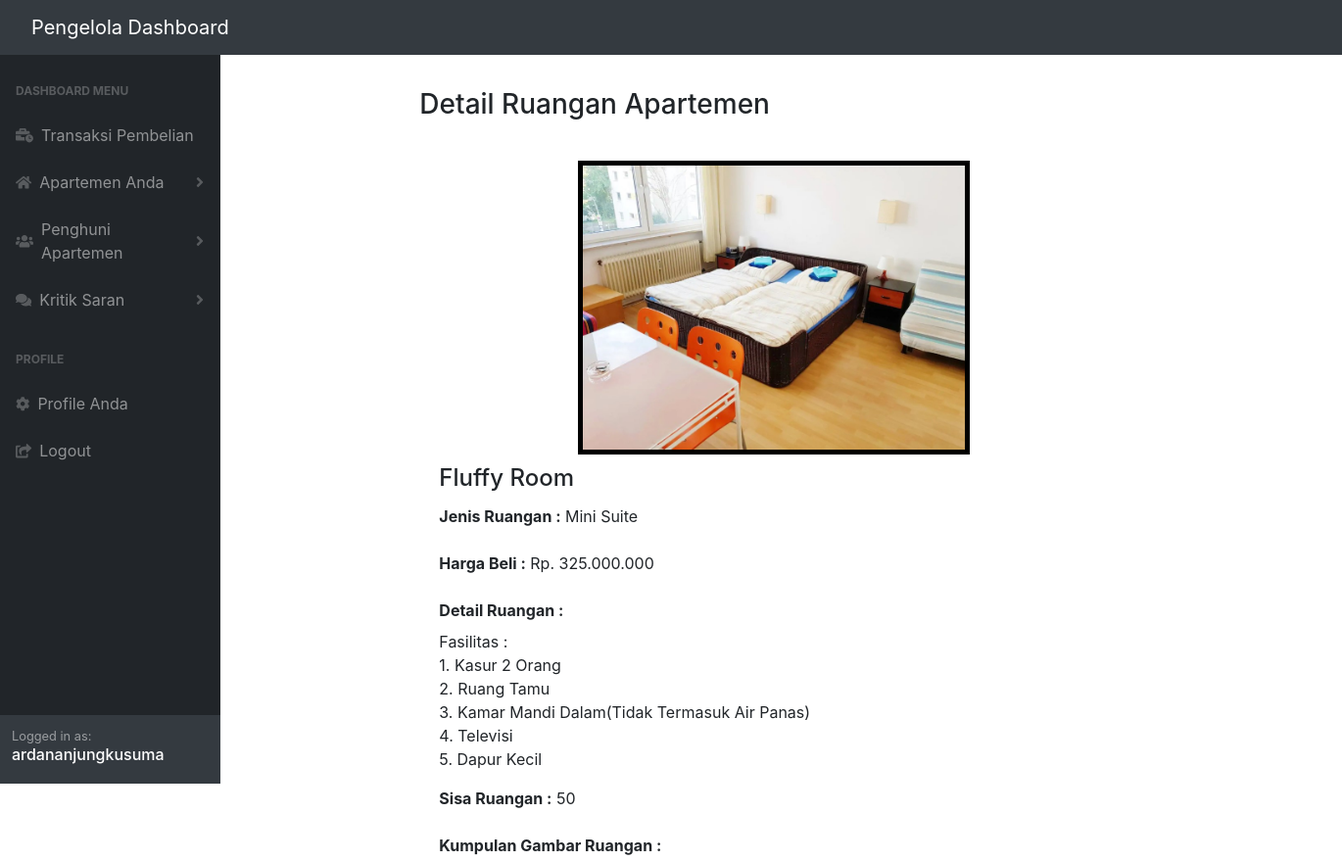
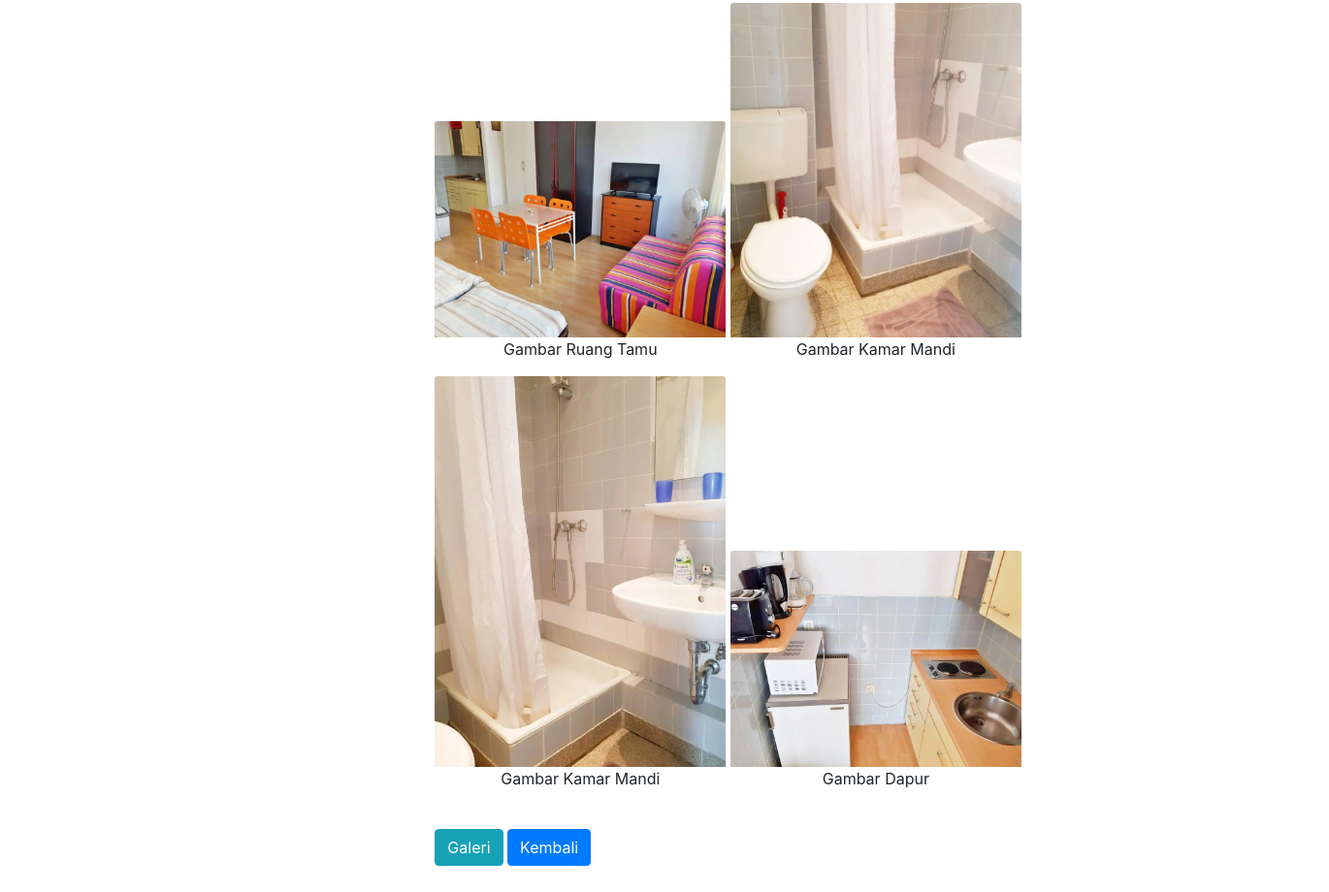
Page /detail-ruang-apartemen-anda.php?id_ruangan=1 (signed in) on the committed database (2 pictures, top to bottom).
### tables this page shows
CREATE TABLE `ruangan_apartemen` (
  `id_ruangan` int(11) NOT NULL,
  `id_apartemen` int(11) NOT NULL,
  `id_pengelola` int(11) NOT NULL,
  `nama` varchar(255) NOT NULL,
  `jenis_ruangan` varchar(250) NOT NULL,
  `harga_beli` bigint(20) NOT NULL,
  `detail_ruangan` text NOT NULL,
  `sisa_ruang_apartemen` int(10) NOT NULL,
  `gambar_utama` text NOT NULL
);

CREATE TABLE `gambar_apartemen` (
  `id_gambar` int(11) NOT NULL,
  `id_ruangan` int(11) NOT NULL,
  `gambar` text NOT NULL,
  `deskripsi_singkat` varchar(50) NOT NULL DEFAULT 'Image'
);

### detail-ruang-apartemen-anda.php (the view, shortened to what this page needs)
<?php
include 'connection.php';
if ($_SESSION['status_login'] == 'pengelola_login') {
    $id_ruangan = $_GET['id_ruangan'];
    include 'header-pengelola-dashboard.php';
?>
    <div class="container" style="padding: 20px; margin: 10 px auto; margin-left: 220px; margin-right: auto;margin-top:50px;">
        <div class="row">
            <div class="col-md-8" style="margin: 0 auto;">
                <h3 style="margin-top:20px;margin-bottom: 20px">Detail Ruangan Apartemen</h3>
                <ul class="list-group">
                    <?php
                    $queryDetailApartemen = "select * from ruangan_apartemen where id_ruangan = '$id_ruangan'";
                    $resultDetailApartemen = mysqli_query($connect, $queryDetailApartemen);
                    while ($apartemen = mysqli_fetch_array($resultDetailApartemen)) {
                    ?>
                        <div class="card-body">
                            <center>
                                <img src="<?= $apartemen['gambar_utama'] ?>" style="width: 400px;border: 5px solid black;">
                            </center>
                            <h4 style="margin-top: 10px;" class="card-title"><?= $apartemen['nama'] ?> Room</h4>
                            <p class="card-text">
                                <label for=""><b>Jenis Ruangan : </b></label>
                                <?= $apartemen['jenis_ruangan']; ?>
                            </p>
                            <p class="card-text">
                                <label for=""><b>Harga Beli :</b></label>
                                Rp. <?= number_format($apartemen['harga_beli'], 0, ',', '.');; ?>
                            </p>
                            <p class="card-text">
                                <label for=""><b>Detail Ruangan : </b></label><br>
                                <span style="white-space: pre-line"><?= $apartemen['detail_ruangan']; ?></span>
                            </p>
                            <p class="card-text">
                                <label for=""><b>Sisa Ruangan :</b></label>
                                <?= $apartemen['sisa_ruang_apartemen']; ?>
                            </p>
                            <label for=""><b>Kumpulan Gambar Ruangan :</b></label><br>
                            <?php
                            $queryGambarRuangan = "select * from gambar_apartemen where id_ruangan = '$id_ruangan'";
                            $resultGambarRuangan = mysqli_query($connect, $queryGambarRuangan);
                            while ($gambar = mysqli_fetch_array($resultGambarRuangan)) {
                            ?>
                                <figure style="display: inline-block">
                                    <img class="card-img-top" id="myImg" style="width: 300px" src="<?= $gambar['gambar'] ?>" alt="<?= $gambar['deskripsi_singkat'] ?>">
                                    <figcaption style="text-align: center">Gambar <?= $gambar['deskripsi_singkat'] ?></figcaption>
                                </figure>
                            <?php
                            }
                            ?>
                            <br><br>
                            <a href="galeri-ruang-apartemen-anda.php?id_ruangan=<?= $id_ruangan ?>" class="btn btn-info">Galeri</a>
                            <a href="ruangan-apartemen-anda.php" class="btn btn-primary">Kembali</a>
                        </div>
                    <?php
                    }
                    ?>
                </ul>
            </div>
        </div>
    </div>
    </body>
<?php
} else { ?>
    <script>
        window.location = 'login-pengelola.php';
    </script>
<?php
}
?>
</html>

### rows in the picture
ruangan_apartemen: gambar_utama (picture), nama "Fluffy", jenis_ruangan "Mini Suite", harga_beli "325.000.000", detail_ruangan "Fasilitas : 1. Kasur 2 Orang 2. Ruang Tamu 3. Kamar Mandi Dalam(Tidak Termasuk Air Panas) 4. Televisi 5. Dapur Kecil", sisa_ruang_apartemen "50"
gambar_apartemen: gambar (picture), deskripsi_singkat "Ruang Tamu"
gambar_apartemen: gambar (picture), deskripsi_singkat "Kamar Mandi"
gambar_apartemen: gambar (picture), deskripsi_singkat "Kamar Mandi"
gambar_apartemen: gambar (picture), deskripsi_singkat "Dapur"

### other values in the picture
$_SESSION['usernameOrEmail'] "ardananjungkusuma"
